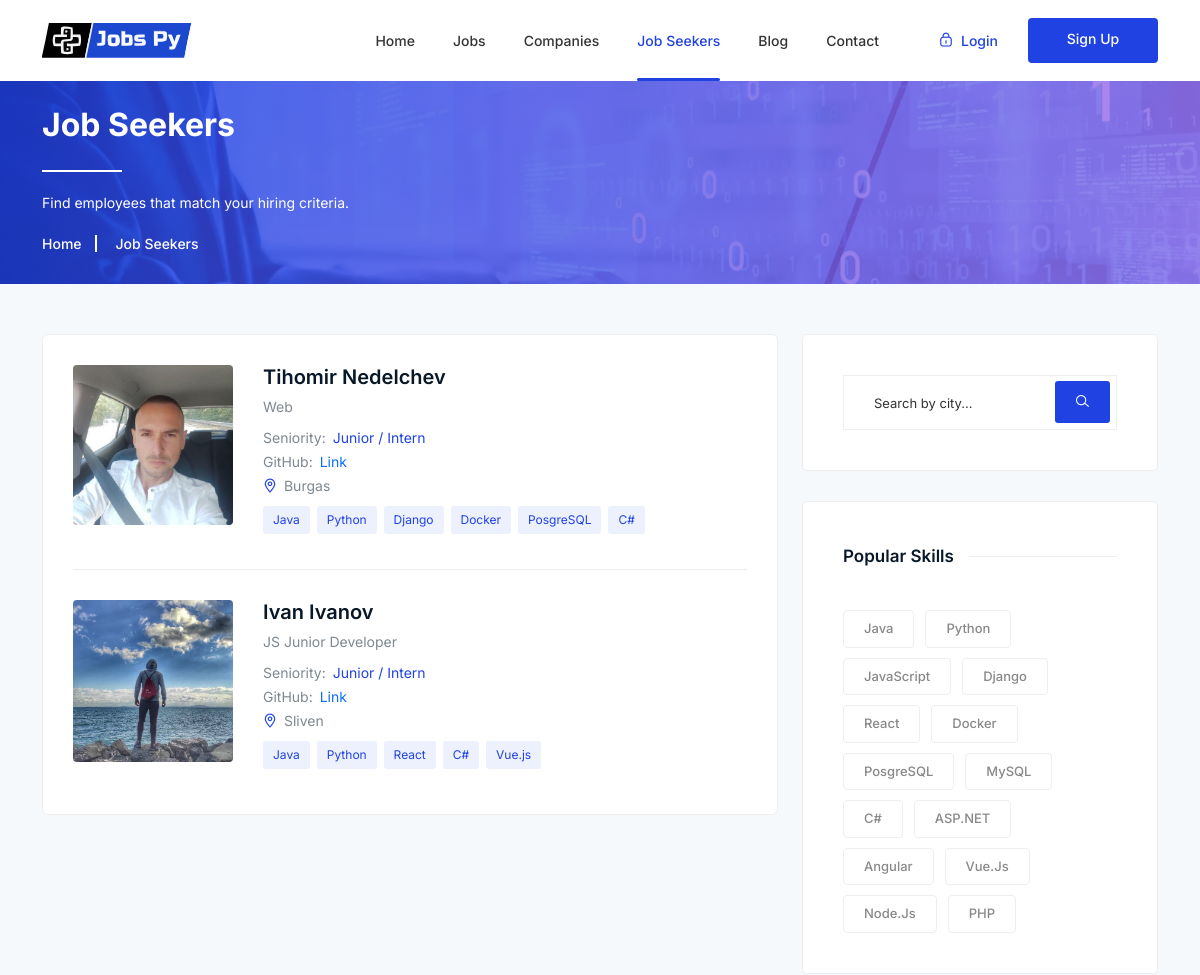
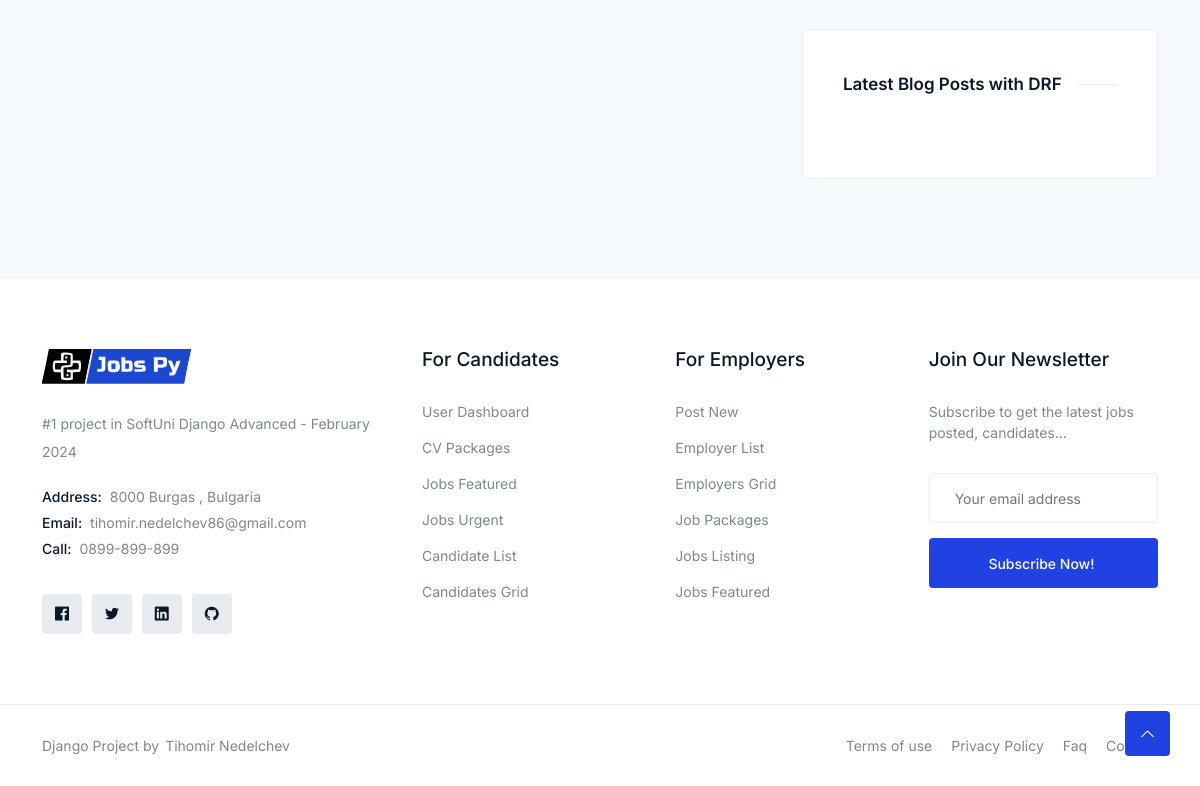
The page /jobseeker/all/ on the database its author committed (2 pictures, top to bottom).
### jobsPy/jobseekers/models.py (models this page shows, shortened)
class JobSeeker(models.Model):
    user = models.OneToOneField(UserModel, on_delete=models.CASCADE, primary_key=True)
    first_name = models.CharField(max_length=50, blank=False, null=False)
    last_name = models.CharField(max_length=50, blank=False, null=False)
    city = models.CharField(max_length=50, blank=False, null=False)
    nationality = models.CharField(max_length=50, blank=False, null=False)
    occupation = models.CharField(max_length=50, blank=False, null=False)
    seniority = models.ForeignKey(Seniority, on_delete=models.SET_NULL, blank=True, null=True)
    website = models.URLField(max_length=70, blank=True, null=True)
    linkedin = models.URLField(blank=False, null=False, max_length=50)
    github = models.URLField(blank=False, null=False, max_length=50)
    about = RichTextField(blank=False, null=False)
    phone_number = models.CharField(max_length=50, blank=True, null=True)
    profile_picture = models.ImageField(
        blank=True, null=True, upload_to='images/profile')
    gender = models.CharField(blank=False, null=False,
                              choices=GENDER_TYPE, max_length=1)
    marital_status = models.CharField(blank=False, null=False, max_length=20, choices=MARITAL_STATUS)
    skills = models.ManyToManyField(Skills, related_name="skills")
    activated = models.BooleanField(default=False)

### jobsPy/main/models.py (models this page shows)
class Seniority(models.Model):
    name = models.CharField(max_length=100)
    def __str__(self):
        return self.name

### jobsPy/jobs/models.py (models this page shows, shortened)
class Skills(models.Model):
    name = models.CharField(blank=True, null=True, max_length=20)

### jobsPy/jobseekers/views.py (the view)
# urls.py: path("all/", AllEmployees.as_view(), name="all-employees"),
class AllEmployees(ListView):
    model = JobSeeker
    template_name = "job_seekers/all_jobseekers.html"
    paginate_by = 10
    def get_queryset(self):
        queryset = super().get_queryset()
        queryset = queryset.filter(activated=True)
        city = self.request.GET.get('city')
        if city:
            queryset = queryset.filter(city__icontains=city)
        skill_name = self.request.GET.get('skill')
        if skill_name:
            queryset = queryset.filter(skills__name=skill_name)
        return queryset
    def get_context_data(self, **kwargs):
        context = super().get_context_data(**kwargs)
        context['skills'] = Skills.objects.all()
        return context

### templates/job_seekers/all_jobseekers.html (shortened to what this page needs)
{% extends 'base.html' %}
{% load static %}
{% block main_content %}
    <div class="breadcrumbs overlay">
        <div class="container">
            <div class="row">
                <div class="col-12">
                    <div class="breadcrumbs-content">
                        <h1 class="page-title">Job Seekers</h1>
                        <p>Find employees that match your hiring criteria.</p>
                    </div>
                    <ul class="breadcrumb-nav">
                        <li><a href="{% url 'index' %}">Home</a></li>
                        <li>Job Seekers</li>
                    </ul>
                </div>
            </div>
        </div>
    </div>
    <div class="manage-resumes section">
        <div class="container">
            <div class="resume-inner">
                <div class="row">
                    <div class="col-lg-8 col-12">
                        <div class="inner-content">
                            {% for jobseeker in object_list %}
                            <div class="resume-item">
                            {% if jobseeker.profile_picture %}
                                <img src="{{ jobseeker.profile_picture.url}}" alt="Candidate">
                                {% else %}
                                       <img src="{% static 'images/clients/default_profile.png' %}" alt="Candidate">
                                {% endif %}
                                <div class="right">
                                    <h3>
                                        <a href="{% url 'jobseeker details' jobseeker.pk %}">{{ jobseeker.first_name}} {{ jobseeker.last_name }}</a>
                                    </h3>
                                    <span class="deg">{{ jobseeker.occupation}}</span>
                                    <ul class="experience">
                                        <li>Seniority: <span>{{ jobseeker.seniority }}</span></li>
                                        <li>GitHub: <span><a href="{{ jobseeker.github }}" target="_blank>">Link</a></span></li>
                                        <li>
                                            <i class="lni lni-map-marker"></i>
                                            {{ jobseeker.city}}
                                        </li>
                                    </ul>
                                    <ul class="skills">
                                        {% for skill in jobseeker.skills.all %}
                                        <li>{{ skill.name }}</li>
                                            {% endfor %}
                                    </ul>
                                </div>
                            </div>
                            {% endfor %}
                        </div>
                    </div>
                {% include 'job_seekers/aside.html' %}
                </div>
            </div>
        </div>
    </div>
{% endblock  %}

### templates/job_seekers/aside.html (shortened to what this page needs)
{% load static %}
<aside class="col-lg-4 col-md-12 col-12">
                    <div class="sidebar">
                            <div class="widget search-widget">
                             <form method="get" action="{% url 'all-employees' %}">
                                <input type="text" name="city" placeholder="Search by city...">
                                <button type="submit"><i class="lni lni-search-alt"></i></button>
                            </form>
                        </div>
                        <div class="widget popular-tag-widget">
                            <h5 class="widget-title"><span>Popular Skills</span></h5>
                            <div class="tags">
                                  {% for skill in skills %}
                                    <a href={% url 'all-employees' %}?skill={{ skill.name}}>{{ skill.name }}</a>
                                  {% endfor %}
                            </div>
                        </div>
                        <div class="widget popular-feeds">
                            <h5 class="widget-title"><span>Latest Blog Posts with DRF</span></h5>
                        </div>
                    </div>
                </aside>

### rows shown on the page
JobSeeker: profile_picture (picture), first_name "Tihomir", last_name "Nedelchev", occupation "Web", seniority "Junior / Intern", city "Burgas"
Skills: name "Java"
Skills: name "Python"
Skills: name "Django"
Skills: name "Docker"
Skills: name "PosgreSQL"
Skills: name "C#"
JobSeeker: profile_picture (picture), first_name "Ivan", last_name "Ivanov", occupation "JS Junior Developer", seniority "Junior / Intern", city "Sliven"
Skills: name "React"
Skills: name "Vue.js"
Skills: name "JavaScript"
Skills: name "MySQL"
Skills: name "ASP.NET"
Skills: name "Angular"
Skills: name "Node.js"
Skills: name "PHP"
